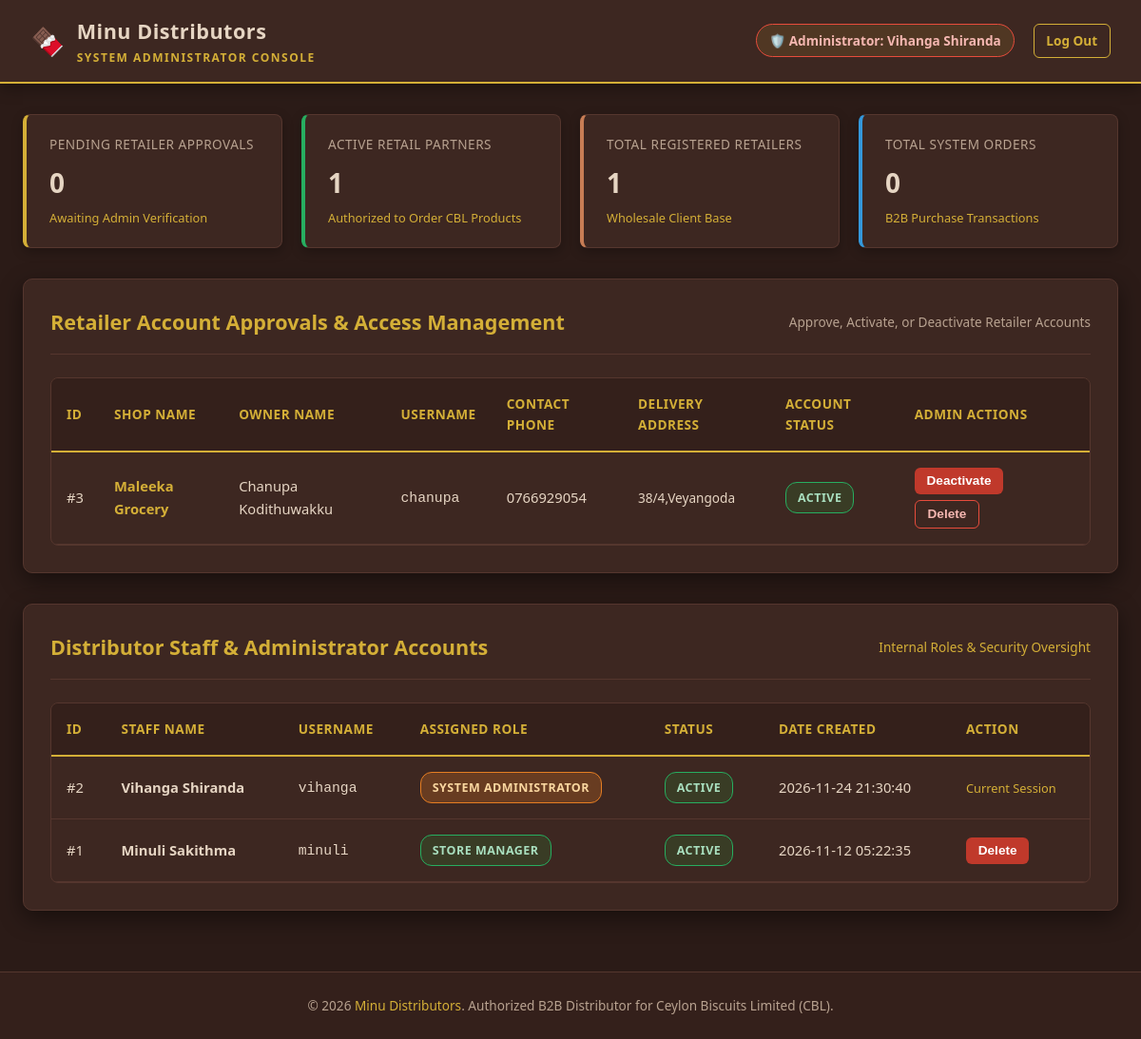
/admin (signed in), run on the app's committed database.
### tables this page shows
CREATE TABLE users (
            id INTEGER PRIMARY KEY AUTOINCREMENT,
            username TEXT UNIQUE NOT NULL,
            password_hash TEXT NOT NULL,
            role TEXT NOT NULL,              -- 'admin', 'store_manager', 'retailer'
            full_name TEXT NOT NULL,
            shop_name TEXT,                  -- Retailer's shop name
            phone TEXT,
            address TEXT,
            status TEXT DEFAULT 'pending',    -- 'active', 'pending', 'deactivated'
            created_at TIMESTAMP DEFAULT CURRENT_TIMESTAMP
        );

### app.py (the view)
@app.route("/admin")
def admin_dashboard():
    if "user_id" not in session or session.get("role") != "admin":
        flash("Access restricted to System Administrators.", "warning")
        return redirect(url_for("login"))
    conn = get_db_connection()
    retailers = conn.execute("""
        SELECT * FROM users
        WHERE role = 'retailer'
        ORDER BY created_at DESC
    """).fetchall()
    staff = conn.execute("""
        SELECT * FROM users
        WHERE role != 'retailer'
        ORDER BY created_at DESC
    """).fetchall()
    stats = {
        "total_retailers": conn.execute("SELECT COUNT(*) FROM users WHERE role = 'retailer'").fetchone()[0],
        "pending_retailers": conn.execute("SELECT COUNT(*) FROM users WHERE role = 'retailer' AND status = 'pending'").fetchone()[0],
        "active_retailers": conn.execute("SELECT COUNT(*) FROM users WHERE role = 'retailer' AND status = 'active'").fetchone()[0],
        "total_orders": conn.execute("SELECT COUNT(*) FROM orders").fetchone()[0]
    }
    conn.close()
    return render_template("admin.html", retailers=retailers, staff=staff, stats=stats)

### app.py (called while the page is built)
def get_db_connection():
    conn = sqlite3.connect(DATABASE)
    conn.row_factory = sqlite3.Row
    return conn

### templates/admin.html (shortened to what this page needs)
<!DOCTYPE html>
<html lang="en">
<head>
    <link rel="stylesheet" href="{{ url_for('static', filename='style.css') }}">
</head>
<body>
    <header class="navbar">
        <a href="{{ url_for('admin_dashboard') }}" class="navbar-brand">
            <span class="brand-icon">🍫</span>
            <div>
                <span class="brand-title">Minu Distributors</span>
                <span class="brand-subtitle">System Administrator Console</span>
            </div>
        </a>
        <div class="nav-user">
            <span class="user-badge" style="border-color: #E74C3C; color: #F5B7B1;">🛡️ Administrator: {{ session.get('full_name') }}</span>
            <a href="{{ url_for('logout') }}" class="btn btn-outline-gold btn-sm">Log Out</a>
        </div>
    </header>
    <div class="container">
        <div class="stats-grid">
            <div class="stat-box gold-edge">
                <div class="stat-label">Pending Retailer Approvals</div>
                <div class="stat-value">{{ stats.pending_retailers }}</div>
                <div class="stat-sub">Awaiting Admin Verification</div>
            </div>
            <div class="stat-box green-edge">
                <div class="stat-label">Active Retail Partners</div>
                <div class="stat-value">{{ stats.active_retailers }}</div>
                <div class="stat-sub">Authorized to Order CBL Products</div>
            </div>
            <div class="stat-box">
                <div class="stat-label">Total Registered Retailers</div>
                <div class="stat-value">{{ stats.total_retailers }}</div>
                <div class="stat-sub">Wholesale Client Base</div>
            </div>
            <div class="stat-box blue-edge">
                <div class="stat-label">Total System Orders</div>
                <div class="stat-value">{{ stats.total_orders }}</div>
                <div class="stat-sub">B2B Purchase Transactions</div>
            </div>
        </div>
        <div class="card">
            <div class="card-header-styled">
                <h3 class="card-title">Retailer Account Approvals & Access Management</h3>
                <span style="color: var(--text-muted); font-size: 0.85rem;">Approve, Activate, or Deactivate Retailer Accounts</span>
            </div>
            {% if retailers %}
                <div class="table-responsive">
                    <table>
                        <thead>
                            <tr>
                                <th>ID</th>
                                <th>Shop Name</th>
                                <th>Owner Name</th>
                                <th>Username</th>
                                <th>Contact Phone</th>
                                <th>Delivery Address</th>
                                <th>Account Status</th>
                                <th style="min-width: 200px;">Admin Actions</th>
                            </tr>
                        </thead>
                        <tbody>
                            {% for r in retailers %}
                            <tr>
                                <td>#{{ r.id }}</td>
                                <td><strong style="color: var(--accent-gold);">{{ r.shop_name }}</strong></td>
                                <td>{{ r.full_name }}</td>
                                <td><code>{{ r.username }}</code></td>
                                <td>{{ r.phone or 'N/A' }}</td>
                                <td style="max-width: 220px; font-size: 0.85rem;">{{ r.address or 'N/A' }}</td>
                                <td>
                                    {% if r.status == 'pending' %}
                                        <span class="badge badge-pending">Pending Approval</span>
                                    {% elif r.status == 'active' %}
                                        <span class="badge badge-active">Active</span>
                                    {% elif r.status == 'deactivated' %}
                                        <span class="badge badge-deactivated">Deactivated</span>
                                    {% else %}
                                        <span class="badge">{{ r.status }}</span>
                                    {% endif %}
                                </td>
                                <td>
                                    <div style="display: flex; gap: 0.4rem; flex-wrap: wrap;">
                                        {% if r.status == 'pending' %}
                                            <form action="{{ url_for('update_user_status', user_id=r.id) }}" method="POST" style="display: inline;">
                                                <input type="hidden" name="status" value="active">
                                                <button type="submit" class="btn btn-success btn-sm">Approve & Activate</button>
                                            </form>
                                        {% elif r.status == 'active' %}
                                            <form action="{{ url_for('update_user_status', user_id=r.id) }}" method="POST" style="display: inline;">
                                                <button type="submit" class="btn btn-danger btn-sm" onclick="return confirm('Deactivate account for {{ r.shop_name }}?');">Deactivate</button>
                                            </form>
                                        {% elif r.status == 'deactivated' %}
                                            <form action="{{ url_for('update_user_status', user_id=r.id) }}" method="POST" style="display: inline;">
                                                <input type="hidden" name="status" value="active">
                                                <button type="submit" class="btn btn-success btn-sm">Re-activate</button>
                                            </form>
                                        {% endif %}
                                        <form action="{{ url_for('delete_user', user_id=r.id) }}" method="POST" style="display: inline;" onsubmit="return confirm('Permanently remove this user record?');">
                                            <button type="submit" class="btn btn-outline-gold btn-sm" style="color: #F5B7B1; border-color: #E74C3C;">Delete</button>
                                        </form>
                                    </div>
                                </td>
                            </tr>
                            {% endfor %}
                        </tbody>
                    </table>
                </div>
            {% else %}
                <p style="text-align: center; color: var(--text-muted); padding: 2.5rem;">
                    No retailer accounts have registered yet. Test by registering a new retailer at <a href="{{ url_for('register') }}" style="color: var(--accent-gold);">/register</a>.
                </p>
            {% endif %}
        </div>
        <div class="card" style="margin-top: 2rem;">
            <div class="card-header-styled">
                <h3 class="card-title">Distributor Staff & Administrator Accounts</h3>
                <span style="color: var(--accent-gold); font-size: 0.85rem;">Internal Roles & Security Oversight</span>
            </div>
            <div class="table-responsive">
                <table>
                    <thead>
                        <tr>
                            <th>ID</th>
                            <th>Staff Name</th>
                            <th>Username</th>
                            <th>Assigned Role</th>
                            <th>Status</th>
                            <th>Date Created</th>
                            <th>Action</th>
                        </tr>
                    </thead>
                    <tbody>
                        {% for s in staff %}
                        <tr>
                            <td>#{{ s.id }}</td>
                            <td><strong>{{ s.full_name }}</strong></td>
                            <td><code>{{ s.username }}</code></td>
                            <td>
                                {% if s.role == 'admin' %}
                                    <span class="badge badge-warning">System Administrator</span>
                                {% elif s.role == 'store_manager' %}
                                    <span class="badge badge-approved">Store Manager</span>
                                {% else %}
                                    <span class="badge">{{ s.role }}</span>
                                {% endif %}
                            </td>
                            <td><span class="badge badge-active">{{ s.status }}</span></td>
                            <td>{{ s.created_at }}</td>
                            <td>
                                {% if s.id != session.get('user_id') %}
                                    <form action="{{ url_for('delete_user', user_id=s.id) }}" method="POST" style="display: inline;" onsubmit="return confirm('Delete this staff account?');">
                                        <button type="submit" class="btn btn-danger btn-sm">Delete</button>
                                    </form>
                                {% else %}
                                    <span style="color: var(--accent-gold); font-size: 0.8rem;">Current Session</span>
                                {% endif %}
                            </td>
                        </tr>
                        {% endfor %}
                    </tbody>
                </table>
            </div>
        </div>
    </div>
    <footer class="footer">
        <p>&copy; 2026 <span>Minu Distributors</span>. Authorized B2B Distributor for Ceylon Biscuits Limited (CBL).</p>
    </footer>
</body>
</html>

### data on the page
users: get "Vihanga Shiranda", id "2", full_name "Vihanga Shiranda", username "vihanga", role "SYSTEM ADMINISTRATOR", status "ACTIVE", created_at "2026-11-24 21:30:40", shows "Current Session"
users: id "3", shop_name "Maleeka Grocery", full_name "Chanupa Kodithuwakku", username "chanupa", phone "0766929054", address "38/4,Veyangoda", status "ACTIVE"
users: id "1", full_name "Minuli Sakithma", username "minuli", role "STORE MANAGER", status "ACTIVE", created_at "2026-11-12 05:22:35"

### other printed values
{{ stats.pending_retailers }} "0"
{{ stats.active_retailers }} "1"
{{ stats.total_retailers }} "1"
{{ stats.total_orders }} "0"
